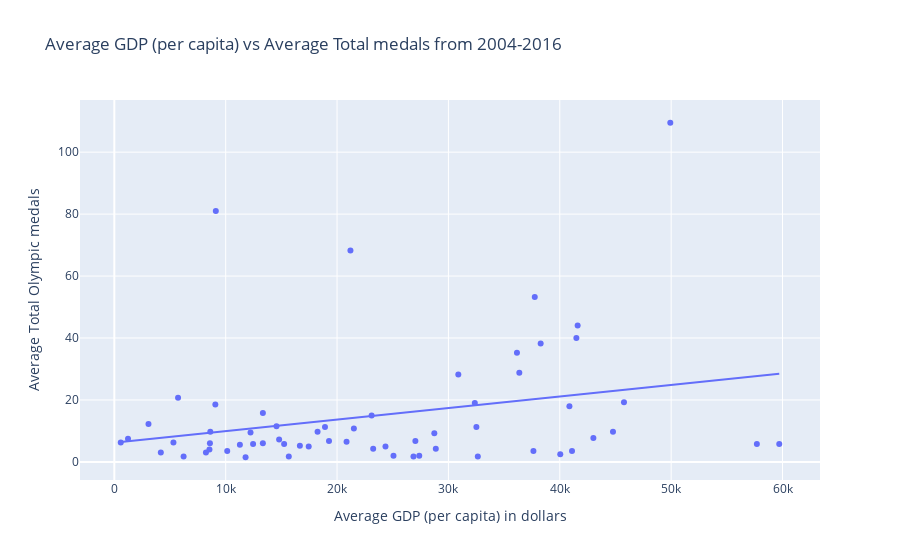

The notebook cell this image was saved under:
### Markdown cell above
## 3.2 Medals vs. GDP per capita

Below is a plot of average total medals over all four games vs. average GDP per capita. Using `model_check`, we found that the R-squared value for this model is 0.073, which is once again not very high and lower than the R-squared value for the medals vs. population model. Like medals vs. population, there are some outliers which perform well in the Olympic Games but have low GDPs per capita, like Russia and China. While the US has a high GDP per capita **and** performs well in the Games, outliers like Norway and Switzerland, which have high GDPs per capita and do not perform well, keep the trendline from skewing upwards as GDP per capita increases.

### Code cell
average_medals_plot(oad, "Average GDP", "Average Total")

### Figure 1 — Plotly figure (JSON) as saved in the notebook; plotly's stock layout.template omitted (floating-point values rounded to 4 significant figures)
{"data": [{"customdata": [["United States"], ["China"], ["Russia"], ["Australia"], ["Japan"], ["Germany"], ["France"], ["Italy"], ["South Korea"], ["Great Britain"], ["Cuba"], ["Hungary"], ["Ukraine"], ["Romania"], ["Greece"], ["Brazil"], ["Norway"], ["Netherlands"], ["Sweden"], ["Spain"], ["Canada"], ["Turkey"], ["Poland"], ["New Zealand"], ["Thailand"], ["Belarus"], ["Ethiopia"], ["Iran"], ["Slovakia"], ["Chinese Taipei"], ["Georgia"], ["Bulgaria"], ["Denmark"], ["Jamaica"], ["Uzbekistan"], ["Morocco"], ["Argentina"], ["Kazakhstan"], ["Kenya"], ["Czech Republic"], ["South Africa"], ["Croatia"], ["Lithuania"], ["Egypt"], ["Switzerland"], ["Indonesia"], ["Azerbaijan"], ["Belgium"], ["Bahamas"], ["Dominican Republic"], ["North Korea"], ["Mexico"], ["Portugal"], ["Finland"], ["Slovenia"], ["Estonia"], ["India"], ["Colombia"], ["Venezuela"], ["Mongolia"], ["Trinidad and Tobago"]], "hovertemplate": "Average GDP (per capita) in dollars=%{x}<br>Average Total Olympic medals=%{y}<br>Country=%{customdata[0]}<extra></extra>", "legendgroup": "", "marker": {"color": "#636efa", "symbol": "circle"}, "mode": "markers", "name": "", "orientation": "v", "showlegend": false, "type": "scatter", "x": [49920.0, 9113.0, 21200.0, 41490.0, 36150.0, 41600.0, 38280.0, 36370.0, 30890.0, 37750.0, 5722.0, 23105, 9071, 18250.0, 27033, 13340.0, 59706, 45760.0, 43020.0, 32370.0, 40860.0, 19280.0, 21511, 32510.0, 13340.0, 14560.0, 1231, 14800, 24350.0, 37630.0, 8585, 15250.0, 44780.0, 8618.0, 5308.0, 6221, 17450.0, 18920.0, 3067.0, 28730.0, 12460.0, 20850.0, 23240.0, 10140.0, 57700.0, 8540.0, 12230, 41100.0, 32640, 11790.0, 577.2, 16660.0, 26860.0, 40040.0, 28867, 25067, 4176, 11280.0, 15670.0, 8227, 27380.0], "xaxis": "x", "y": [109.5, 81, 68.25, 40, 35.25, 44, 38.25, 28.75, 28.25, 53.25, 20.75, 15, 18.5, 9.75, 6.75, 15.75, 5.75, 19.25, 7.75, 19, 18, 6.75, 10.75, 11.25, 6, 11.5, 7.5, 7.25, 5, 3.5, 6, 5.75, 9.75, 9.75, 6.25, 1.75, 5, 11.25, 12.25, 9.25, 5.75, 6.5, 4.25, 3.5, 5.75, 4, 9.5, 3.5, 1.75, 1.5, 6.25, 5.25, 1.75, 2.5, 4.25, 2, 3, 5.5, 1.75, 3, 2], "yaxis": "y"}, {"hovertemplate": "<b>OLS trendline</b><br>Average Total = 0.000372206 * Average GDP + 6.21743<br>R<sup>2</sup>=0.072557<br><br>Average GDP (per capita) in dollars=%{x}<br>Average Total Olympic medals=%{y} <b>(trend)</b><extra></extra>", "legendgroup": "", "marker": {"color": "#636efa", "symbol": "circle"}, "mode": "lines", "name": "", "showlegend": false, "type": "scatter", "x": [577.2, 1231, 3067.0, 4176, 5308.0, 5722.0, 6221, 8227, 8540.0, 8585, 8618.0, 9071, 9113.0, 10140.0, 11280.0, 11790.0, 12230, 12460.0, 13340.0, 13340.0, 14560.0, 14800, 15250.0, 15670.0, 16660.0, 17450.0, 18250.0, 18920.0, 19280.0, 20850.0, 21200.0, 21511, 23105, 23240.0, 24350.0, 25067, 26860.0, 27033, 27380.0, 28730.0, 28867, 30890.0, 32370.0, 32510.0, 32640, 36150.0, 36370.0, 37630.0, 37750.0, 38280.0, 40040.0, 40860.0, 41100.0, 41490.0, 41600.0, 43020.0, 44780.0, 45760.0, 49920.0, 57700.0, 59706], "xaxis": "x", "y": [6.432, 6.676, 7.359, 7.772, 8.193, 8.347, 8.533, 9.28, 9.396, 9.413, 9.425, 9.594, 9.609, 9.991, 10.41, 10.6, 10.77, 10.86, 11.18, 11.18, 11.64, 11.73, 11.89, 12.05, 12.42, 12.71, 13.01, 13.26, 13.39, 13.98, 14.11, 14.22, 14.82, 14.87, 15.28, 15.55, 16.22, 16.28, 16.41, 16.91, 16.96, 17.71, 18.27, 18.32, 18.37, 19.67, 19.75, 20.22, 20.27, 20.47, 21.12, 21.43, 21.51, 21.66, 21.7, 22.23, 22.88, 23.25, 24.8, 27.69, 28.44], "yaxis": "y"}], "layout": {"autosize": true, "legend": {"tracegroupgap": 0}, "title": {"text": "Average GDP (per capita) vs Average Total medals from 2004-2016"}, "xaxis": {"anchor": "y", "autorange": true, "domain": [0, 1], "range": [-3121.0, 63400.0], "title": {"text": "Average GDP (per capita) in dollars"}, "type": "linear"}, "yaxis": {"anchor": "x", "autorange": true, "domain": [0, 1], "range": [-7.413, 118.4], "title": {"text": "Average Total Olympic medals"}, "type": "linear"}}}
